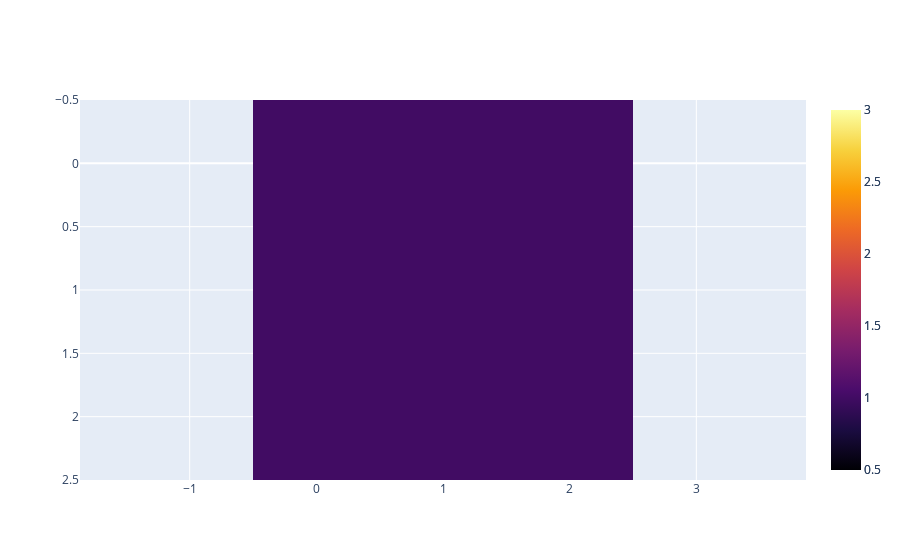

This figure's notebook cell:
### Code cell


### Figure 1 — Plotly figure (JSON) as saved in the notebook; plotly's stock layout.template omitted (floating-point values rounded to 4 significant figures)
{"data": [{"colorscale": [[0, "#000004"], [0.1111, "#1b0c41"], [0.2222, "#4a0c6b"], [0.3333, "#781c6d"], [0.4444, "#a52c60"], [0.5556, "#cf4446"], [0.6667, "#ed6925"], [0.7778, "#fb9b06"], [0.8889, "#f7d13d"], [1, "#fcffa4"]], "type": "heatmap", "z": [[1.0, 1.0, 1.0], [1.0, 1.0, 1.0], [1.0, 1.0, 1.0]], "zmax": 3, "zmin": 0.5}, {"colorscale": [[0, "#000004"], [0.1111, "#1b0c41"], [0.2222, "#4a0c6b"], [0.3333, "#781c6d"], [0.4444, "#a52c60"], [0.5556, "#cf4446"], [0.6667, "#ed6925"], [0.7778, "#fb9b06"], [0.8889, "#f7d13d"], [1, "#fcffa4"]], "type": "heatmap", "z": [[1.0, 1.0, 1.0], [1.0, 1.0, 1.0], [1.0, 1.0, 1.0]], "zmax": 3, "zmin": 0.5}], "layout": {"dragmode": "drawrect", "yaxis": {"autorange": "reversed", "scaleanchor": "x"}}}
